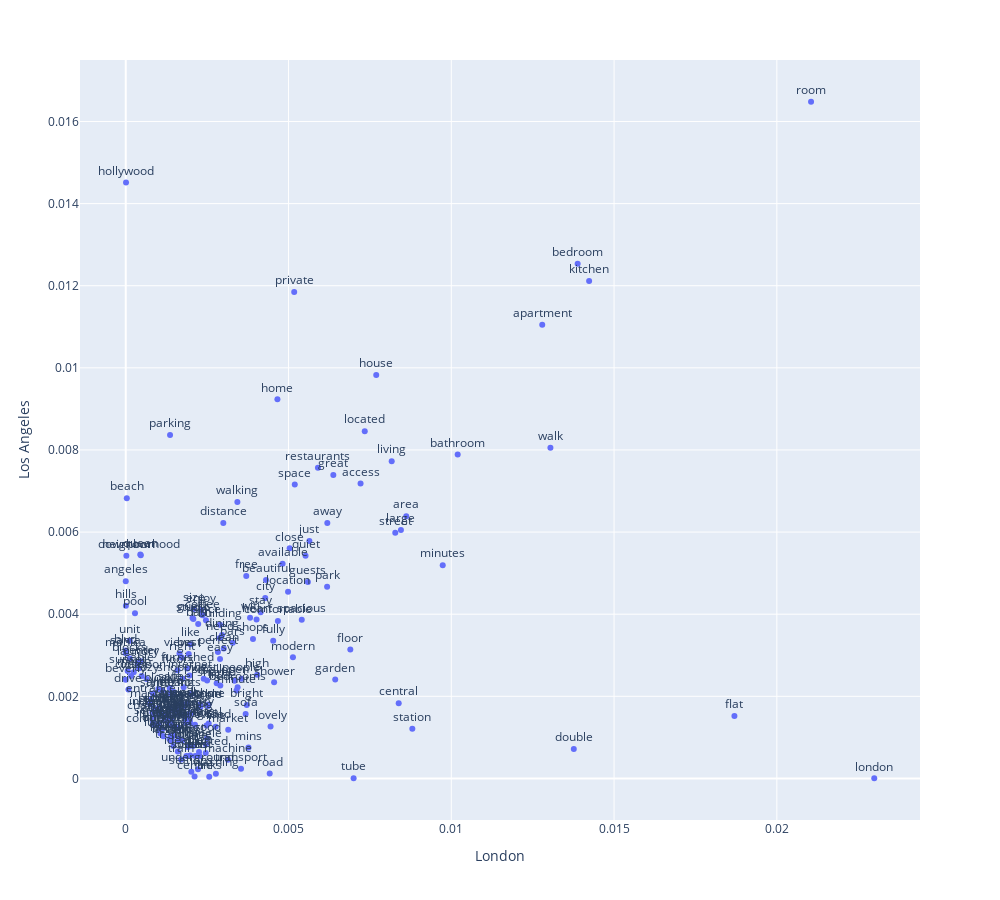

Write notebook code for a chart like this one.
### Code cell
px.scatter(CITY_TERMS_P[VOCAB.n > 1000].reset_index(), 'London', 'Los Angeles', text='term_str', width=1000, height=900)\
    .update_traces(textposition='top center')

### Figure 1 — Plotly figure (JSON) as saved in the notebook; plotly's stock layout.template omitted (floating-point values rounded to 4 significant figures; data arrays with more than 128 entries replaced by an {"elided": "..."} marker saying what was removed)
{"data": [{"hovertemplate": "London=%{x}<br>Los Angeles=%{y}<br>term_str=%{text}<extra></extra>", "legendgroup": "", "marker": {"color": "#636efa", "symbol": "circle"}, "mode": "markers+text", "name": "", "orientation": "v", "showlegend": false, "text": {"elided": "200 str values"}, "textposition": "top center", "type": "scatter", "x": {"elided": "200 float values"}, "xaxis": "x", "y": {"elided": "200 float values"}, "yaxis": "y"}], "layout": {"height": 900, "legend": {"tracegroupgap": 0}, "margin": {"t": 60}, "width": 1000, "xaxis": {"anchor": "y", "autorange": true, "domain": [0, 1], "range": [-0.001405, 0.0244], "title": {"text": "London"}, "type": "linear"}, "yaxis": {"anchor": "x", "autorange": true, "domain": [0, 1], "range": [-0.001012, 0.0175], "title": {"text": "Los Angeles"}, "type": "linear"}}}
